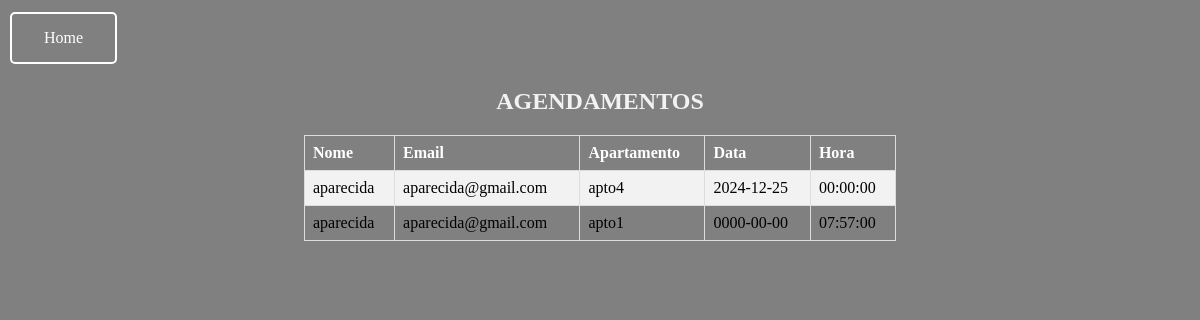
The app's page /Construction/listagendamento.php, older data.
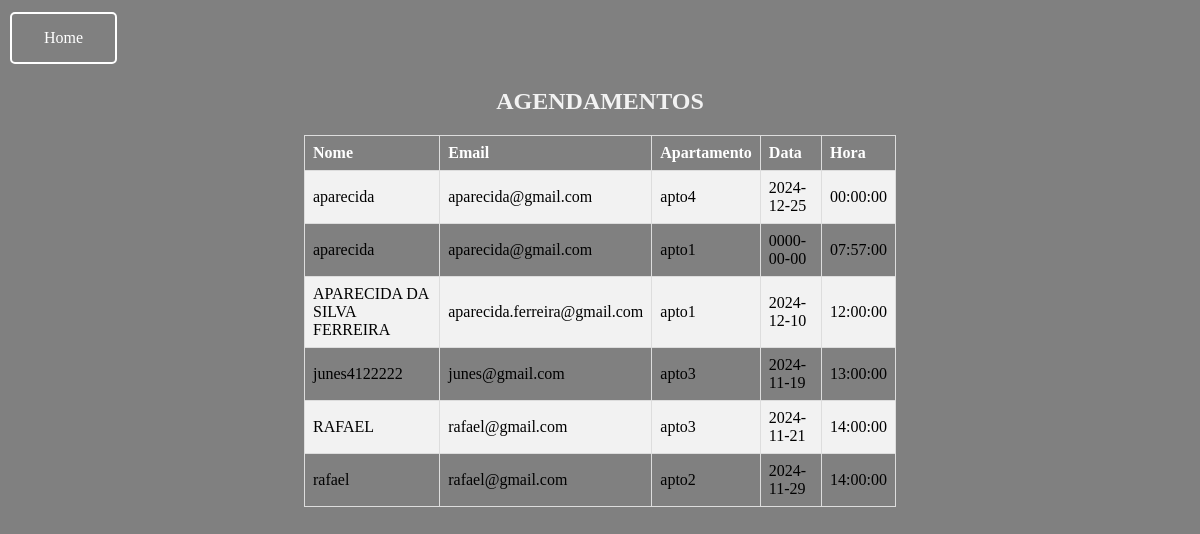
The same page, newer data.
### tables this page shows
CREATE TABLE `agendamentos` (
  `id` int(11) NOT NULL,
  `apartamento` varchar(50) NOT NULL,
  `data` date NOT NULL,
  `hora` time NOT NULL,
  `nome` varchar(255) NOT NULL,
  `email` varchar(255) NOT NULL,
  `data_criacao` timestamp NOT NULL DEFAULT current_timestamp()
);

### Construction/listagendamento.php (the view, shortened to what this page needs)
<!DOCTYPE html>
<html lang="en">
<head>
</head>
<body>
    <header>
    <a href="adm.php" class="btn-home">Home</a>
    </header>
<section>
<?php
include_once('config.php');
$searchTerm = isset($_GET['search']) ? $_GET['search'] : '';
$sql = "SELECT nome, email, apartamento, data, hora
        FROM agendamentos
        WHERE nome LIKE ? OR email LIKE ?";
$stmt = mysqli_prepare($conexao, $sql);
$param = "%" . $searchTerm . "%";
mysqli_stmt_bind_param($stmt, 'ss', $param, $param);
mysqli_stmt_execute($stmt);
$result = mysqli_stmt_get_result($stmt);
if (mysqli_num_rows($result) > 0) {
    echo "<h2>AGENDAMENTOS</h2>";
    echo "<table>
        <tr>
            <th>Nome</th>
            <th>Email</th>
            <th>Apartamento</th>
            <th>Data</th>
            <th>Hora</th>
        </tr>";
    while($row = mysqli_fetch_assoc($result)) {
        echo "<tr>
            <td>" . htmlspecialchars($row["nome"]) . "</td>
            <td>" . htmlspecialchars($row["email"]) . "</td>
            <td>" . htmlspecialchars($row["apartamento"]) . "</td>
            <td>" . htmlspecialchars($row["data"]) . "</td>
            <td>" . htmlspecialchars($row["hora"]) . "</td>
        </tr>";
    }
    echo "</table>";
} else {
    echo "<h2>Nenhum agendamento encontrado para este apartamento.</h2>";
}
?>
</section>
</body>
</html>

### Construction/listagendamento.php (style rules this page uses)
body { background-color: grey; }
table { border-collapse: collapse; width: 50%; margin-left: 25%; }
th, td { text-align: left; padding: 8px; border: 1px solid #ddd; }
tr:nth-child(even) { background-color: #f2f2f2; }
th { background-color: #808080; color: white; }
h2 { text-align: center; color: #f2f2f2; }
.btn-home { background-color: #808080; border: 2px solid white; border-radius: 5px; color: white; padding: 15px 32px; text-align: center; text-decoration: none; display: inline-block; font-size: 16px; margin: 4px 2px; cursor: pointer; transition: all 0.3s ease; }

Row changes from the older to the newer data that the page shows:
added agendamentos: nome "APARECIDA DA SILVA FERREIRA", email "aparecida.ferreira@gmail.com", apartamento "apto1", data "2024-12-10", hora "12:00:00"
added agendamentos: nome "junes4122222", email "junes@gmail.com", apartamento "apto3", data "2024-11-19", hora "13:00:00"
added agendamentos: nome "RAFAEL", email "rafael@gmail.com", apartamento "apto3", data "2024-11-21", hora "14:00:00"
added agendamentos: nome "rafael", email "rafael@gmail.com", apartamento "apto2", data "2024-11-29", hora "14:00:00"
